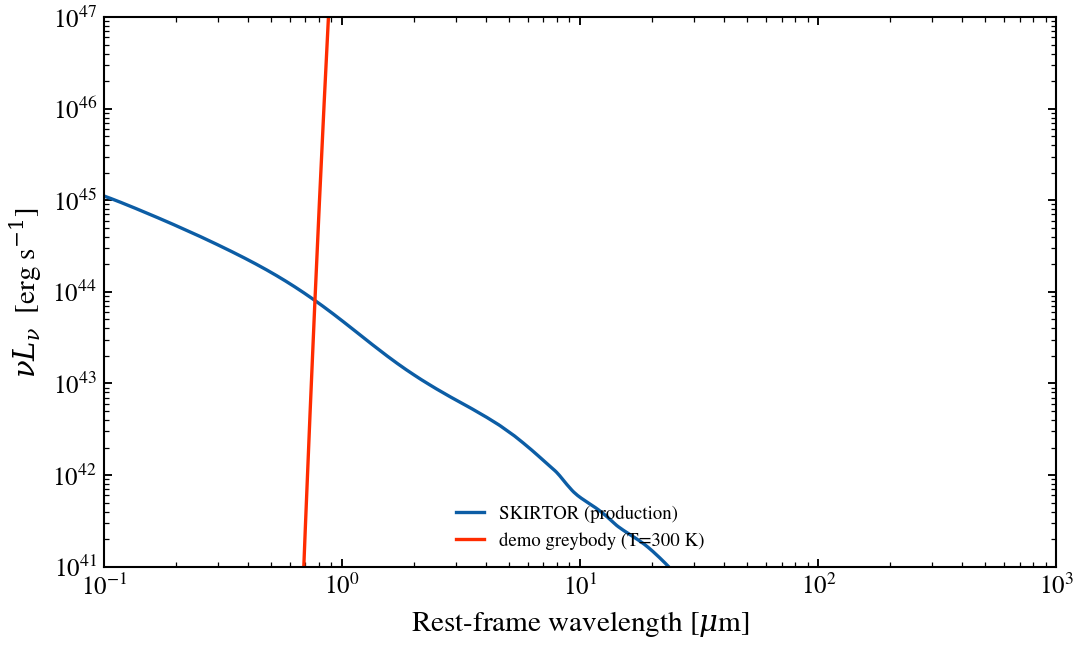

Here is the Python script that generated this plot:
"""
Registering a custom AGN torus model and using it through ``SEDModel.build``
=============================================================================

The collaborator workflow for adding a new AGN model. We define a toy
single-temperature blackbody torus, register it with
``register_agn_model``, confirm it is discoverable through
``tengri.list_agn_models`` and ``tengri.describe``, then evaluate it on
the public ``SEDModel.build`` path and plot it next to the production
SKIRTOR torus at the same bolometric luminosity. The toy curve is a
graybody; the SKIRTOR curve carries the silicate 9.7 micron feature
and the inclination-dependent geometry the toy elides.

The same pattern (registration + introspection + ``SEDModel.build``)
is the entry point for any new AGN model. For dust attenuation /
emission and SFH, the modern path is the ``SEDModelComponent`` base
class — see ``docs/dev/sed-model-components.md``.
"""

import os

os.environ["TF_CPP_MIN_LOG_LEVEL"] = "2"  # suppress XLA/PjRt C++ INFO+WARNING logs

import warnings

import jax
import jax.numpy as jnp
import matplotlib.pyplot as plt
import numpy as np

import tengri
from tengri.analysis.plotting import setup_style
from tengri.components.agn.unified import register_agn_model

setup_style()
warnings.filterwarnings("ignore", message=".*BakedInBackend.*")

C_AA_PER_S = 2.998e18
LSUN_ERG = 3.828e33


@register_agn_model(
    "demo_graybody_torus",
    citation="gallery demo (replace with your reference)",
    status="experimental",
    short_doc="Single-T graybody torus — demonstration only",
)
def demo_graybody_torus(
    wavelength: jnp.ndarray,
    agn_log_lbol: float,
    agn_frac: float = 1.0,
    agn_T_torus: float = 300.0,
    agn_torus_frac: float = 0.5,
    **_kwargs,
) -> jnp.ndarray:
    """Graybody torus emission at a single dust temperature.

    Parameters
    ----------
    wavelength : array_like
        Rest-frame wavelength [Angstrom].
    agn_log_lbol : float
        log10(L_bol / L_sun).
    agn_frac, agn_torus_frac : float
        AGN fraction of total SED, and torus covering / luminosity
        fraction of L_bol.
    agn_T_torus : float
        Dust temperature [K].
    """
    h = 6.626e-27
    k_B = 1.381e-16
    c_cgs = 2.998e10

    nu = c_cgs / (wavelength * 1.0e-8)
    B_nu = (2 * h * nu**3 / c_cgs**2) / (jnp.exp(h * nu / (k_B * agn_T_torus)) - 1.0)

    L_bol_erg = 10.0**agn_log_lbol * LSUN_ERG
    nu_ref = c_cgs / 1.0e-4
    B_ref = (2 * h * nu_ref**3 / c_cgs**2) / (jnp.exp(h * nu_ref / (k_B * agn_T_torus)) - 1.0)
    L_nu = (B_nu / B_ref) * (L_bol_erg / 1.0e10) * agn_torus_frac
    return L_nu * agn_frac


# Discoverability check — the registry now sees the demo entry.
registered = {m["name"] for m in tengri.list_agn_models(status="experimental")}
assert "demo_graybody_torus" in registered, "Registration failed"

# Negligible host SFH: total mass ~1e-10 Msun, completely subdominant
# to the AGN luminosity below. ``log_sfr`` was the legacy kwarg; current
# ``const`` SFH parametrizes by total mass over [start_gyr, end_gyr].
SFH = {"type": "const", "*": tengri.FIXED, "log_total_mass": -10.0}
DUST = {"type": "two_component", "*": tengri.FIXED, "tau_diff": 0.0, "tau_bc": 0.0}
LOG_LBOL = 12.0
ssp = tengri.load_ssp()

model_skirtor = tengri.SEDModel.build(
    ssp,
    sfh=SFH,
    dust=DUST,
    agn={
        "*": tengri.FIXED,
        "log_lbol": LOG_LBOL,
        "frac": 1.0,
        "disc": {"type": "multicolor", "*": tengri.FIXED},
        "torus": {"type": "skirtor", "*": tengri.FIXED},
    },
    redshift=tengri.Fixed(0.0),
)
p_skirtor = dict(model_skirtor.spec.sample(jax.random.PRNGKey(0)))
out_skirtor = model_skirtor.predict_rest_sed(p_skirtor)

wave_um = np.asarray(out_skirtor.wavelength) * 1.0e-4
nu_lnu_skirtor = C_AA_PER_S / np.asarray(out_skirtor.wavelength) * np.asarray(out_skirtor.sed)

L_nu_toy = np.asarray(
    demo_graybody_torus(
        jnp.asarray(out_skirtor.wavelength),
        agn_log_lbol=LOG_LBOL,
        agn_frac=1.0,
        agn_T_torus=300.0,
        agn_torus_frac=0.5,
    )
)
nu_lnu_toy = C_AA_PER_S / np.asarray(out_skirtor.wavelength) * L_nu_toy

fig, ax = plt.subplots(figsize=(7.5, 4.6))
ax.loglog(wave_um, nu_lnu_skirtor, color="C0", lw=1.6, label="SKIRTOR (production)")
ax.loglog(wave_um, nu_lnu_toy, color="C3", lw=1.6, label="demo graybody (T=300 K)")
ax.set(
    xlim=(0.1, 1.0e3),
    ylim=(1.0e41, 1.0e47),
    xlabel=r"Rest-frame wavelength [$\mu$m]",
    ylabel=r"$\nu L_\nu$  [erg s$^{-1}$]",
)
ax.legend(frameon=False, fontsize=9, loc="lower center")
fig.tight_layout()
plt.savefig("plot_custom_torus_extension.png", dpi=150, bbox_inches="tight")
